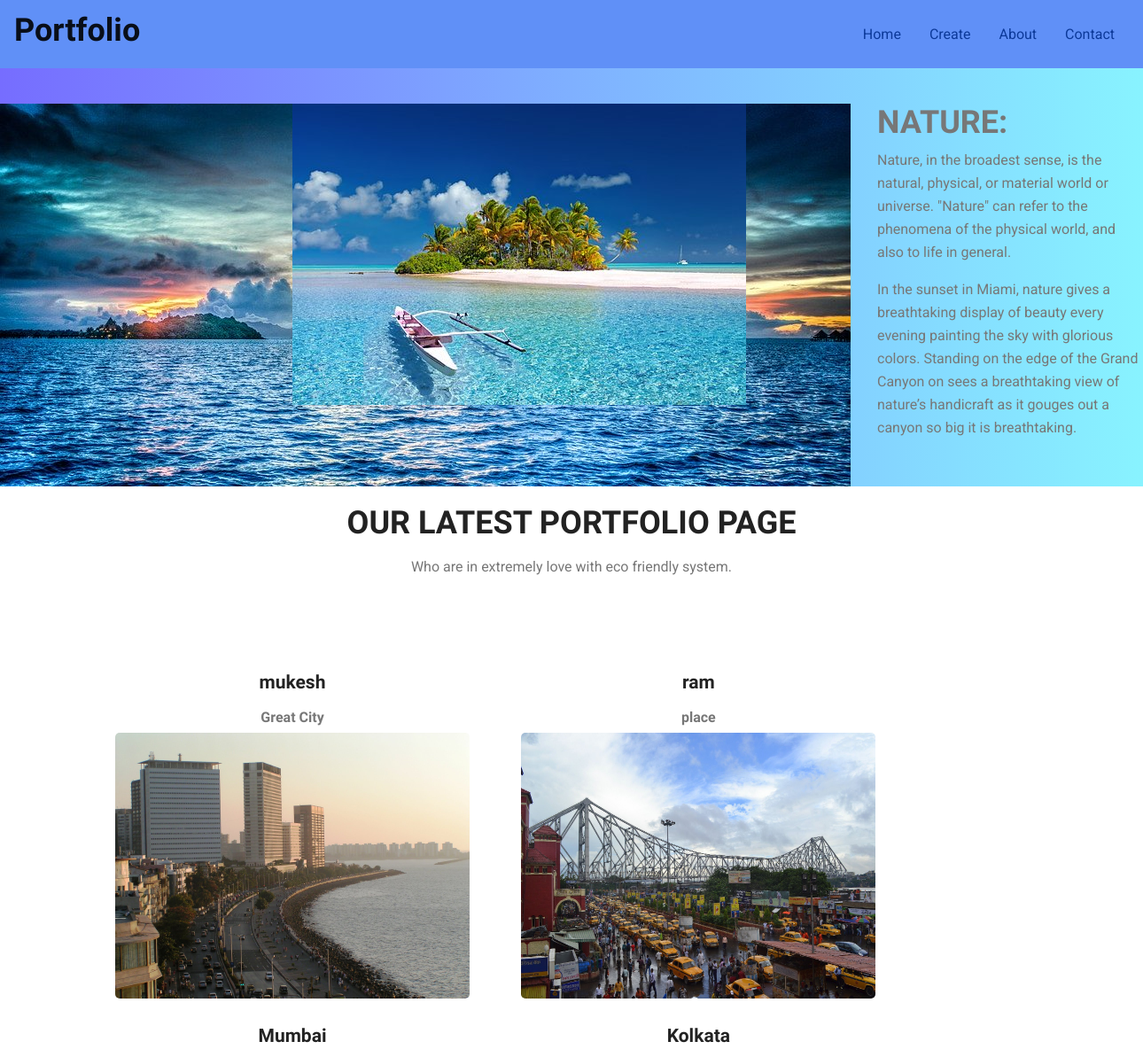
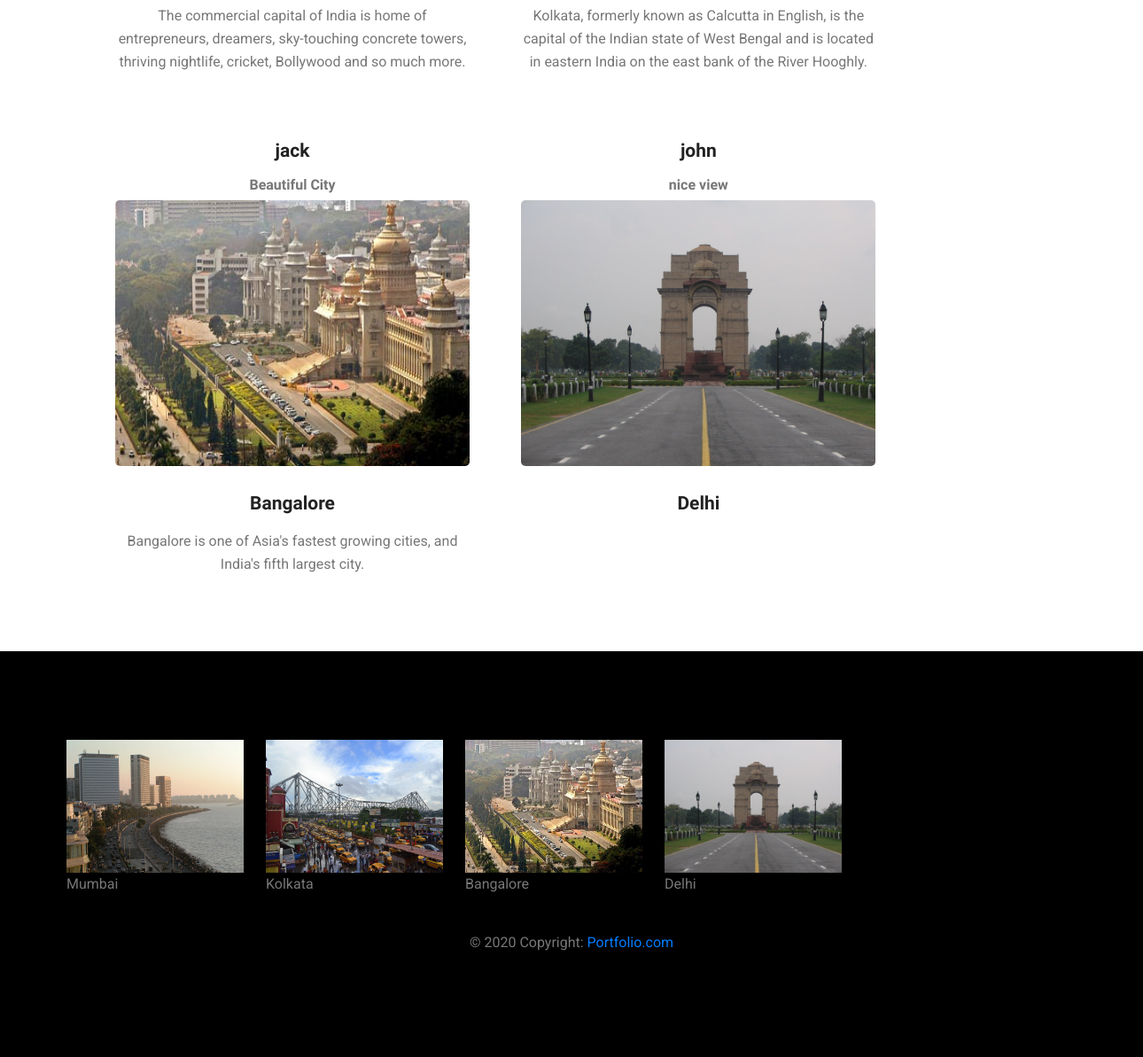
The page / on the database its author committed (2 pictures, top to bottom).
### blog/models.py (models this page shows, shortened)
class Portfolio(models.Model):
    name=models.CharField(max_length=100)
    title=models.CharField(max_length=100,blank=True)
    location=models.TextField(max_length=250,blank=True)
    desc=models.TextField(max_length=250,blank=True)
    image=models.ImageField(upload_to='images/pics',blank=True,null=True)
    email=models.EmailField()
    url=models.URLField(blank=True)
    def get_absolute_url(self):
        return reverse('detail',kwargs={
            'blog_id': self.id
        })

### blog/views.py (the view)
# urls.py: path('',views.index,name='home'),
def index(request):
    blogs=Portfolio.objects.all()
    context={
        'blogs':blogs
    }
    return render(request,'portfolio/index.html',context)

### blog/templates/portfolio/index.html (shortened to what this page needs)
<!doctype html>
{% extends 'portfolio/base.html' %}
{% load static %}
{% block content %}
<nav class="navbar navbar-light " style="background-color: #6090f7;">
    <a class="navbar-brand logo_h justify-content-start" href="{% url 'home' %}"><h1>Portfolio</h1></a>
    <ul class="nav justify-content-end">
        <li class="nav-item">
            <a class="nav-link active" style="color:#0c3999;" href="{% url 'home' %}">Home</a>
        </li>
        <li class="nav-item">
            <a class="nav-link"  style="color:#0c3999;" href="{% url 'create' %}">Create</a>
        </li>
        <li class="nav-item">
            <a class="nav-link"  style="color:#0c3999;" href="{% url 'about' %}">About</a>
        </li>
        <li class="nav-item">
            <a class="nav-link"  style="color:#0c3999;" href="{% url 'contact' %}">Contact</a>
        </li>
    </ul>
</nav>
<div class="banner_area"style="padding-top:40px">
    <div class="row">
        <div class="col-md-3">
        </div>
        <div class="col-md">
            <img src="{% static 'images/nature.jpg' %}"  alt="not shows">
        </div>
        <div class="col-md-3">
            <h1>NATURE:</h1>
            <p>
                Nature, in the broadest sense, is the natural, physical, or material world or universe.
                "Nature" can refer to the phenomena of the physical world, and also to life in general.
            </p>
            <p>In the sunset in Miami, nature gives a breathtaking display of beauty every evening painting the sky with glorious colors.
                Standing on the edge of the Grand Canyon on sees a breathtaking view of nature’s handicraft as it gouges out a canyon so big it is breathtaking.
            </p>
        </div>
    </div>
</div>
<section class="work" style="margin-top:-100px;padding-bottom:40px;">
    <div class="main_title">
        <h2>Our Latest Portfolio Page</h2>
        <p>Who are in extremely love with eco friendly system.</p>
    </div>
    <div class="container" style="margin-right:-80px">
        <div class="row" style="margin-left:-100px;">
            {% for blog in blogs %}
            <div class="col-md-4  brand manipul design print" style="margin-right:40px;">
                <div class="h_gallery_item">
                    <div class="g_item_text">
                        <a class="nav-link" href="{{blog.get_absolute_url}}"><h4>{{blog.name}}</h4></a>
                        <h5>{{blog.title}}</h5>
                    </div>
                    <div class="g_img_item">
                    </div>
                    <div class="g_item_text">
                        <a class="nav-link" href="{% url 'folio' blog.id %}"><h4>{{blog.location}}</h4></a>
                        <p>{{blog.desc}}</p>
                    </div>
                </div>
            </div>
            {% endfor %}
        </div>
    </div>
</section>
<footer class="footer_area p_100">
    <div class="container">
        <div class="row">
            {% for blog in blogs %}
            <div class="col-lg-2 col-md-12 mb-4" style="margin-right:30px;margin-bottom:30px">
                <div class="view overlay z-depth-1-half">
                    <img src="{{blog.image.url}}"  alt="" style="width:200px;height:150px">
                </div>
                {{blog.location}}
            </div>
            {% endfor %}
        </div>
    </div>
    <div class="footer-copyright text-center py-3">© 2020 Copyright:
        <a href="{% url 'home' %}"> Portfolio.com</a>
    </div>
</footer>
{% endblock %}

### blog/templates/portfolio/base.html (shortened to what this page needs)
<!DOCTYPE html>
{% load static %}
<html lang="en">
<head>
    <link rel="stylesheet" href="https://maxcdn.bootstrapcdn.com/bootstrap/4.0.0/css/bootstrap.min.css">
    <link rel="stylesheet" type="text/css" href="{% static 'css/Mytyle.css' %}">
    <link rel="stylesheet" type="text/css" href="{% static 'css/font-awesome.min.css' %}">
</head>
<body>
{% block content %}
{% endblock %}
</body>
</html>

### static/css/Mytyle.css (style rules this page uses)
a { text-decoration: none; transition: all 0.3s ease-in-out; }
body { line-height: 26px; font-size: 16px; font-family: "Roboto", sans-serif; font-weight: normal; color: #777777; }
h1, h2, h3, h4, h5, h6 { font-family: "Heebo", sans-serif; font-weight: bold; }
.p_100 { padding-top: 100px; padding-bottom: 100px; }
@media (min-width: 1200px) { .container { max-width: 1170px; } }
.main_title { text-align: center; max-width: 670px; margin: 0px auto 75px; }
.main_title h2 { font-family: "Heebo", sans-serif; font-size: 36px; color: #222222; margin-bottom: 15px; text-transform: uppercase; }
.main_title p { font-size: 16px; font-family: "Roboto", sans-serif; font-weight: normal; line-height: 26px; color: #777777; margin-bottom: 0px; }
.banner_area { position: relative; z-index: 1; min-height: 350px; background-image: -moz-linear-gradient(0deg, #766dff 0%, #88f3ff 100%); background-image: -webkit-linear-gradient(0deg, #766dff 0%, #88f3ff 100%); background-image: -ms-linear-gradient(0deg, #766dff 0%, #88f3ff 100%); margin-bottom: 120px; }
h1 { font-size: 36px; }
h2 { font-size: 30px; }
h4 { font-size: 18px; }
h5 { font-size: 16px; }
.h_gallery_item { display: inline-block; margin-bottom: 45px; }
.h_gallery_item .g_img_item { position: relative; text-align: center; overflow: hidden; border-radius: 5px; }
.h_gallery_item .g_img_item:before { content: ""; width: 100%; height: 100%; left: 0px; top: 0px; background-image: -moz-linear-gradient(0deg, #766dff 0%, #88f3ff 100%); background-image: -webkit-linear-gradient(0deg, #766dff 0%, #88f3ff 100%); background-image: -ms-linear-gradient(0deg, #766dff 0%, #88f3ff 100%); position: absolute; opacity: 0; transition: all 300ms ease; }
.h_gallery_item .g_item_text { text-align: center; }
.h_gallery_item .g_item_text h4 { color: #222222; font-size: 21px; margin-top: 22px; transition: all 300ms linear 0s; }
.h_gallery_item .g_item_text p { margin-bottom: 0px; }
.footer_area { background: #000; }

### rows shown on the page
Portfolio: name "mukesh", title "Great City", location "Mumbai", desc "The commercial capital of India is home of entrepreneurs, dreamers, sky-touching concrete towers, thriving nightlife, cricket, Bollywood and so much more.", image (picture)
Portfolio: name "ram", title "place", location "Kolkata", desc "Kolkata, formerly known as Calcutta in English, is the capital of the Indian state of West Bengal and is located in eastern India on the east bank of the River Hooghly.", image (picture)
Portfolio: name "jack", title "Beautiful City", location "Bangalore", desc "Bangalore is one of Asia's fastest growing cities, and India's fifth largest city.", image (picture)
Portfolio: name "john", title "nice view", location "Delhi", image (picture)
